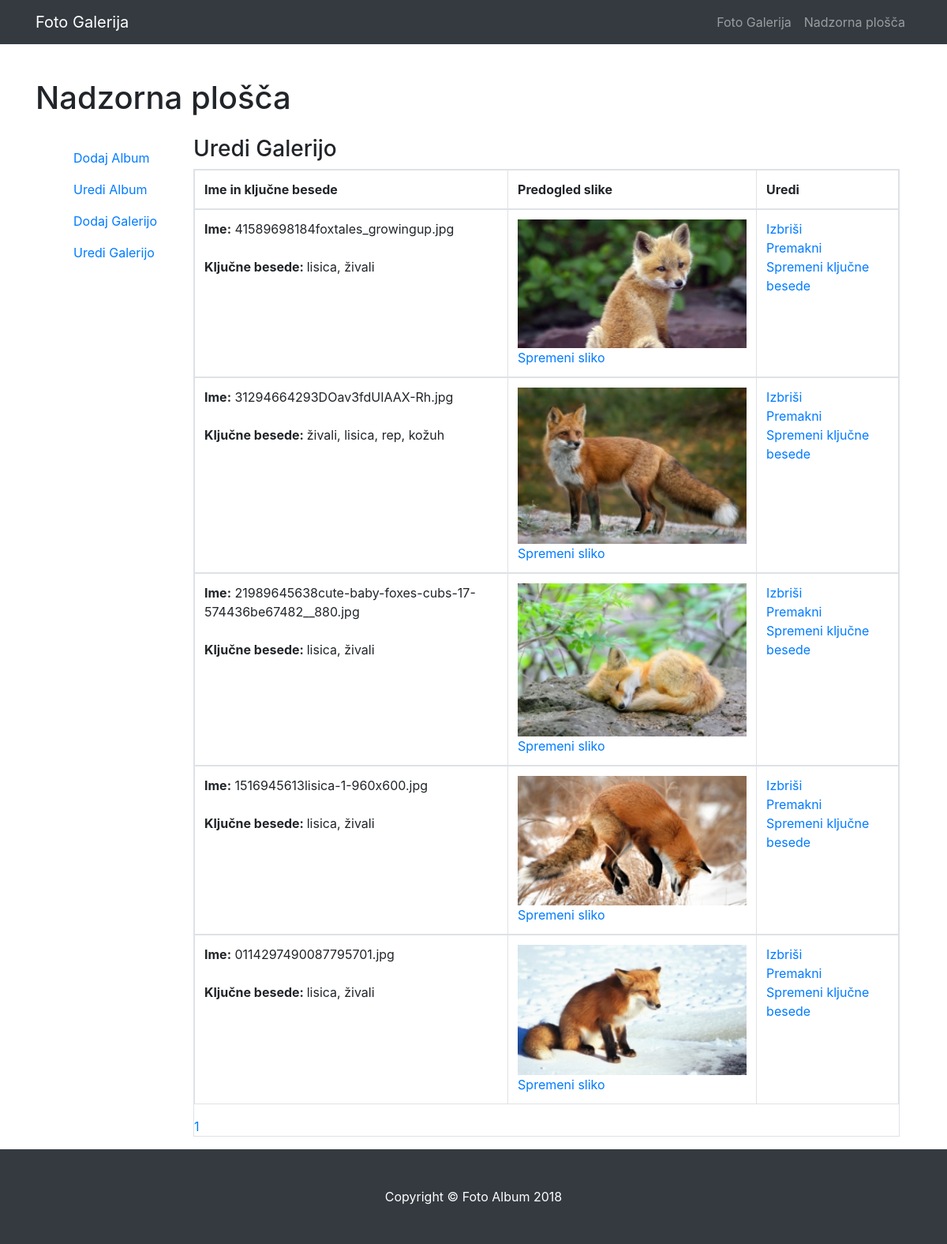
Screenshot of /admin/galerija_uredi_slike.php?id=28 with the database file from the repository.
### tables this page shows
CREATE TABLE `galerija` (
  `ID` int(11) NOT NULL,
  `album_id` varchar(10) NOT NULL,
  `naslov_galerije` varchar(1000) NOT NULL,
  `slika_galerija` varchar(1000) NOT NULL,
  `tagi` varchar(500) NOT NULL,
  `status` varchar(20) NOT NULL
);

### admin/galerija_uredi_slike.php (the view, shortened to what this page needs)
<?php
include 'glava.php';
include 'meni-admin.php';
?>
    <div class="container">
      <h1 class="my-4">Nadzorna plošča</h1>
<div class="container-fluid">
  <div class="row">
    <div class="col-sm-3 col-lg-2">
      <nav class="navbar navbar-default navbar-fixed-side">
<?php
include 'meni-stranski.php';
?>
      </nav>
    </div>
    <div class="col-sm-9 col-lg-10">
      <h3>Uredi Galerijo</h3>
                        <div class="panel-body">
                           <div class="table-responsive table-bordered">
                           <?php
include "povezi.php";
$id_album = $_REQUEST['id'];
if (isset($_GET["stran"])) { $stran = $_GET["stran"]; } else { $stran=1; };
$zacetnastran = ($stran-1) * 10;
$result = mysqli_query ($povezi, "SELECT * FROM galerija WHERE status='procesiranje' AND album_id='$id_album' ORDER BY ID DESC LIMIT $zacetnastran, 10");
?>
<table class="table">
	<thead>
		<tr>
			<th width="50%">Ime in ključne besede</th>
			<th width="25%">Predogled slike</th>
			<th colspan=2 width="25%">Uredi</th>
		</tr>
	</thead>
<?php
while ($row = mysqli_fetch_assoc($result)) {
$tagi = $row["tagi"];
$out = str_replace(',', ', ', $tagi);
?>
<tbody>
<tr>
	<td><?php echo "<b>Ime:</b> ".$row["slika_galerija"]; ?><br><br><?php echo "<b>Ključne besede: </b>".$out; ?></td>
	<td><a href='spremeni_sliko_galerija.php?zbrisi=<?php echo  $row["ID"];?>&id=<?php echo $row["album_id"]; ?>'><img src="zmanjsane_slike_galerija/<?php echo $row["slika_galerija"]; ?>" width="290px" />Spremeni sliko</a></td>
	<td><a href='zbrisi_galerijo.php?galerija_id=<?php echo $row["ID"]; ?>&galerija_album_id=<?php echo $row["album_id"]; ?>'>Izbriši</a><br><a href='premakni.php?galerija_id=<?php echo $row["ID"];?>&id=<?php echo $row["album_id"]; ?>'>Premakni</a><br><a href='kb.php?galerija_id=<?php echo $row["ID"];?>&id=<?php echo $row["album_id"]; ?>'>Spremeni ključne besede</a>
                                        </tr>
										</tbody>
<?php
};
?>
</table>
<?php
$result = mysqli_query($povezi,"SELECT COUNT(album_id) FROM galerija WHERE album_id='$id_album' AND status='procesiranje'");
$row = mysqli_fetch_row($result);
$vsi_albumi = $row[0];
$strani = ceil($vsi_albumi / 10);
for ($i=1; $i<=$strani; $i++) {
echo "<a href='galerija_uredi_slike.php?stran=$i&id=$id_album'>".$i."</a> ";
};
?>
                                </div>
                                </div>
                            </div>
                        </div>
                    </div>
    </div>
<?php include "noga.php"; ?>

### admin/css/3-col-portfolio.css (style rules this page uses)
body { padding-top: 54px; }
@media (min-width: 992px) { body { padding-top: 56px; } }

### admin/galerija_uredi_slike.php (style rules this page uses)
body { margin-top:20px; }

### rows the page displays
galerija: slika_galerija "41589698184foxtales_growingup.jpg", tagi "lisica, živali", slika_galerija (picture)
galerija: slika_galerija "31294664293DOav3fdUIAAX-Rh.jpg", tagi "živali, lisica, rep, kožuh", slika_galerija (picture)
galerija: slika_galerija "21989645638cute-baby-foxes-cubs-17-574436be67482__880.jpg", tagi "lisica, živali", slika_galerija (picture)
galerija: slika_galerija "1516945613lisica-1-960x600.jpg", tagi "lisica, živali", slika_galerija (picture)
galerija: slika_galerija "0114297490087795701.jpg", tagi "lisica, živali", slika_galerija (picture)
